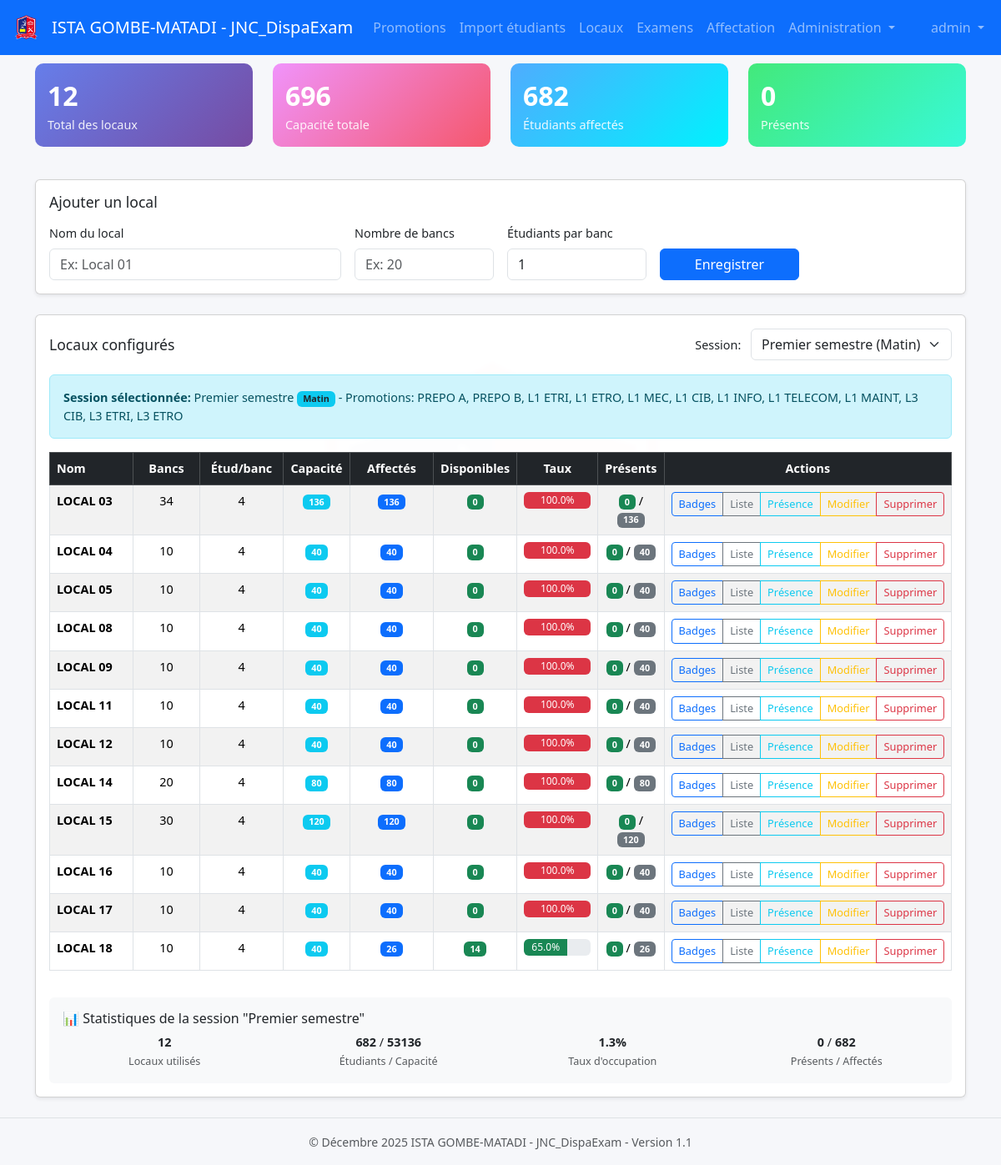
Page /rooms (signed in) on the committed database.
### tables this page shows
CREATE TABLE "exams" (
                    id INTEGER PRIMARY KEY AUTOINCREMENT,
                    label TEXT NOT NULL,
                    session_type TEXT NOT NULL,
                    promotion_id INTEGER NOT NULL,
                    FOREIGN KEY (promotion_id) REFERENCES promotions(id) ON DELETE CASCADE
                );

CREATE TABLE rooms (
            id INTEGER PRIMARY KEY AUTOINCREMENT,
            name TEXT NOT NULL UNIQUE,
            benches INTEGER NOT NULL DEFAULT 0,
            students_per_bench INTEGER NOT NULL DEFAULT 1
        );

### app.py (the view, shortened to what this page needs)
@app.route("/rooms", methods=["GET", "POST"])
@login_required
def rooms():
    conn = get_db()
    cur = conn.cursor()
    cur.execute("SELECT * FROM rooms ORDER BY name")
    rooms_list = cur.fetchall()
    exams_list = _get_exams(conn)
    exam_id = request.args.get("exam_id")
    exam = _get_exam_or_latest(conn, exam_id) if exam_id else _get_exam_or_latest(conn)
    stats = {}
    cur.execute("SELECT COUNT(*) as total FROM rooms")
    stats['total_rooms'] = cur.fetchone()['total']
    cur.execute("SELECT SUM(benches * students_per_bench) as total_capacity FROM rooms")
    total_capacity = cur.fetchone()['total_capacity']
    stats['total_capacity'] = total_capacity if total_capacity else 0
    rooms_with_stats = []
    for room in rooms_list:
        room_stat = dict(room)
        room_stat['capacity'] = room['benches'] * room['students_per_bench']
        if exam:
            cur.execute("""
                SELECT COUNT(*) as assigned_count
                FROM assignments
                WHERE room_id = ? AND exam_id = ?
            """, (room['id'], exam['id']))
            assigned = cur.fetchone()['assigned_count']
            room_stat['assigned_count'] = assigned
            room_stat['available_seats'] = room_stat['capacity'] - assigned
            room_stat['occupancy_rate'] = round((assigned / room_stat['capacity'] * 100) if room_stat['capacity'] > 0 else 0, 1)
            cur.execute("""
                SELECT COUNT(*) as present_count
                FROM presence p
                JOIN assignments a ON p.assignment_id = a.id
                WHERE a.room_id = ? AND a.exam_id = ? AND p.status = 'present'
            """, (room['id'], exam['id']))
            present = cur.fetchone()['present_count']
            room_stat['present_count'] = present
            room_stat['absent_count'] = assigned - present if assigned >= present else 0
        rooms_with_stats.append(room_stat)
    exam_stats = None
    if exam:
        cur.execute("""
            SELECT
                COUNT(DISTINCT a.room_id) as rooms_used,
                COUNT(a.id) as total_assigned,
                SUM(r.benches * r.students_per_bench) as total_capacity_used,
                COUNT(p.id) as total_present
            FROM assignments a
            JOIN rooms r ON a.room_id = r.id
            LEFT JOIN presence p ON p.assignment_id = a.id AND p.status = 'present'
            WHERE a.exam_id = ?
        """, (exam['id'],))
        exam_stats_row = cur.fetchone()
        if exam_stats_row:
            exam_stats = dict(exam_stats_row)
            total_capacity_used = exam_stats.get('total_capacity_used') or 0
            total_assigned = exam_stats.get('total_assigned') or 0
            if total_capacity_used:
                exam_stats['total_available'] = total_capacity_used - total_assigned
                exam_stats['occupancy_rate'] = round((total_assigned / total_capacity_used * 100) if total_capacity_used > 0 else 0, 1)
            else:
                exam_stats['total_available'] = 0
                exam_stats['occupancy_rate'] = 0
    return render_template("rooms.html",
                         rooms=rooms_with_stats,
                         exam=exam,
                         exams=exams_list,
                         stats=stats,
                         exam_stats=exam_stats)

### app.py (called while the page is built, shortened)
def get_db():
    if "db" not in g:
        g.db = get_connection()
    return g.db

def _get_exam_or_latest(conn, exam_id=None):
    cur = conn.cursor()
    exams = _get_exams(conn)
    return exams[0] if exams else None

def login_required(f):
    @wraps(f)
    def decorated_function(*args, **kwargs):
        if 'user_id' not in session:
            flash("Vous devez vous connecter pour accéder à cette page.", "warning")
            return redirect(url_for('login'))
        return f(*args, **kwargs)
    return decorated_function

### database.py (called while the page is built)
def get_connection():
    conn = sqlite3.connect(DB_PATH, check_same_thread=False)
    conn.row_factory = sqlite3.Row
    return conn

### templates/rooms.html (shortened to what this page needs)
{% extends "base.html" %}
{% block content %}
<div class="row mb-4">
  <div class="col-md-3">
    <div class="stat-card">
      <div class="stat-value">{{ stats.total_rooms }}</div>
      <div class="stat-label">Total des locaux</div>
    </div>
  </div>
  <div class="col-md-3">
    <div class="stat-card" style="background: linear-gradient(135deg, #f093fb 0%, #f5576c 100%);">
      <div class="stat-value">{{ stats.total_capacity }}</div>
      <div class="stat-label">Capacité totale</div>
    </div>
  </div>
  {% if exam_stats %}
  <div class="col-md-3">
    <div class="stat-card" style="background: linear-gradient(135deg, #4facfe 0%, #00f2fe 100%);">
      <div class="stat-value">{{ exam_stats.total_assigned or 0 }}</div>
      <div class="stat-label">Étudiants affectés</div>
    </div>
  </div>
  <div class="col-md-3">
    <div class="stat-card" style="background: linear-gradient(135deg, #43e97b 0%, #38f9d7 100%);">
      <div class="stat-value">{{ exam_stats.total_present or 0 }}</div>
      <div class="stat-label">Présents</div>
    </div>
  </div>
  {% endif %}
</div>
<div class="card shadow-sm mb-4">
  <div class="card-body">
    <h5 class="card-title mb-3">Ajouter un local</h5>
    <form method="post">
      <div class="row g-3 align-items-end">
        <div class="col-md-4">
          <label class="form-label">Nom du local</label>
          <input class="form-control" name="name" required placeholder="Ex: Local 01">
        </div>
        <div class="col-md-2">
          <label class="form-label">Nombre de bancs</label>
          <input class="form-control" name="benches" type="number" min="1" required placeholder="Ex: 20">
        </div>
        <div class="col-md-2">
          <label class="form-label">Étudiants par banc</label>
          <input class="form-control" name="per_bench" type="number" min="1" value="1" required placeholder="Ex: 2">
        </div>
        <div class="col-md-2">
          <label class="form-label">&nbsp;</label>
          <button class="btn btn-primary w-100">Enregistrer</button>
        </div>
      </div>
    </form>
  </div>
</div>
<div class="card shadow-sm">
  <div class="card-body">
    <div class="d-flex justify-content-between align-items-center mb-3">
      <h5 class="card-title mb-0">Locaux configurés</h5>
          {% if exams %}
          <div>
            <label class="form-label me-2">Session:</label>
            <select class="form-select d-inline-block" style="width: auto;" id="exam-selector" data-base-url="{{ url_for('rooms') }}">
              {% for e in exams %}
              <option value="{{ e['id'] }}" {% if exam and e['id'] == exam['id'] %}selected{% endif %}>
                {{ e['label'] }} ({{ e['session_type'] or 'Non définie' }})
              </option>
              {% endfor %}
            </select>
          </div>
          {% endif %}
        </div>
        {% if exam %}
        <div class="alert alert-info mb-3">
          <strong>Session sélectionnée:</strong> {{ exam['label'] }}
          {% if exam['session_type'] == 'Matin' %}
            <span class="badge bg-info text-dark">Matin</span>
          {% elif exam['session_type'] == 'Après-midi' %}
            <span class="badge bg-warning text-dark">Après-midi</span>
          {% endif %}
          - Promotions: {{ exam['promotion_name'] or 'Non définie' }}
        </div>
        {% endif %}
        <div class="table-responsive">
          <table class="table table-striped table-hover table-bordered">
            <thead class="table-dark">
              <tr>
                <th style="min-width: 100px;">Nom</th>
                <th style="text-align: center; min-width: 80px;">Bancs</th>
                <th style="text-align: center; min-width: 100px;">Étud/banc</th>
                <th style="text-align: center; min-width: 80px;">Capacité</th>
                {% if exam %}
                <th style="text-align: center; min-width: 100px;">Affectés</th>
                <th style="text-align: center; min-width: 100px;">Disponibles</th>
                <th style="text-align: center; min-width: 80px;">Taux</th>
                <th style="text-align: center; min-width: 60px;">Présents</th>
                {% else %}
                <th style="text-align: center; min-width: 100px;">Utilisations</th>
                <th style="text-align: center; min-width: 100px;">Examens</th>
                {% endif %}
                <th style="text-align: center; min-width: 200px;">Actions</th>
              </tr>
            </thead>
            <tbody>
          {% for room in rooms %}
            <tr>
              <td><strong>{{ room['name'] }}</strong></td>
              <td style="text-align: center;">{{ room['benches'] }}</td>
              <td style="text-align: center;">{{ room['students_per_bench'] }}</td>
              <td style="text-align: center;"><span class="badge bg-info">{{ room['capacity'] }}</span></td>
              {% if exam %}
              <td style="text-align: center;">
                <span class="badge bg-primary">{{ room.get('assigned_count', 0) }}</span>
              </td>
              <td style="text-align: center;">
                <span class="badge bg-success">{{ room.get('available_seats', room['capacity']) }}</span>
              </td>
              <td style="text-align: center;">
                <div class="progress mx-auto" style="height: 20px; width: 80px;">
                  <div class="progress-bar {% if room.get('occupancy_rate', 0) >= 90 %}bg-danger{% elif room.get('occupancy_rate', 0) >= 70 %}bg-warning{% else %}bg-success{% endif %}"
                       role="progressbar"
                       style="width: {{ room.get('occupancy_rate', 0) }}%"
                       aria-valuenow="{{ room.get('occupancy_rate', 0) }}"
                       aria-valuemin="0"
                       aria-valuemax="100">
                    {{ room.get('occupancy_rate', 0) }}%
                  </div>
                </div>
              </td>
              <td style="text-align: center;">
                <span class="badge bg-success">{{ room.get('present_count', 0) }}</span> /
                <span class="badge bg-secondary">{{ room.get('absent_count', 0) }}</span>
              </td>
              {% endif %}
              <td style="text-align: center;">
                <div class="btn-group" role="group">
                  {% if exam %}
                    <a class="btn btn-sm btn-outline-primary" href="{{ url_for('room_badges', room_id=room['id'], exam_id=exam['id']) }}" title="Badges">Badges</a>
                    <a class="btn btn-sm btn-outline-secondary" href="{{ url_for('room_list', room_id=room['id'], exam_id=exam['id']) }}" title="Liste">Liste</a>
                    <a class="btn btn-sm btn-outline-info" href="{{ url_for('room_presence', room_id=room['id'], exam_id=exam['id']) }}" title="Présence">Présence</a>
                  {% else %}
                    <span class="text-muted small">Sélectionner une session</span>
                  {% endif %}
                  <a class="btn btn-sm btn-outline-warning" href="{{ url_for('edit_room', room_id=room['id']) }}" title="Modifier">Modifier</a>
                  <a class="btn btn-sm btn-outline-danger" href="{{ url_for('delete_room', room_id=room['id']) }}"
                     onclick="return confirm('Êtes-vous sûr de vouloir supprimer le local ?')" title="Supprimer">Supprimer</a>
                </div>
              </td>
            </tr>
          {% else %}
            <tr>
              <td colspan="{% if exam %}9{% else %}7{% endif %}" class="text-center text-muted py-4">
                <i>Aucun local configuré pour le moment.</i>
              </td>
            </tr>
          {% endfor %}
          </tbody>
        </table>
        </div>
        {% if exam and exam_stats %}
        <div class="mt-3 p-3 bg-light rounded">
          <h6 class="mb-2">📊 Statistiques de la session "{{ exam['label'] }}"</h6>
          <div class="row text-center">
            <div class="col-md-3">
              <strong>{{ exam_stats.get('rooms_used', 0) or 0 }}</strong><br>
              <small class="text-muted">Locaux utilisés</small>
            </div>
            <div class="col-md-3">
              <strong>{{ exam_stats.get('total_assigned', 0) or 0 }}</strong> / <strong>{{ exam_stats.get('total_capacity_used', 0) or 0 }}</strong><br>
              <small class="text-muted">Étudiants / Capacité</small>
            </div>
            <div class="col-md-3">
              <strong>{{ exam_stats.get('occupancy_rate', 0) or 0 }}%</strong><br>
              <small class="text-muted">Taux d'occupation</small>
            </div>
            <div class="col-md-3">
              <strong>{{ exam_stats.get('total_present', 0) or 0 }}</strong> / <strong>{{ exam_stats.get('total_assigned', 0) or 0 }}</strong><br>
              <small class="text-muted">Présents / Affectés</small>
            </div>
          </div>
        </div>
        {% endif %}
      </div>
    </div>
{% endblock %}

### static/styles.css (style rules this page uses)
body { background: #f6f7fb; }

### templates/rooms.html (style rules this page uses)
.card-body { font-size: 0.9rem; }
.card-title { font-size: 1.1rem; }
.table { font-size: 0.9rem; }
.btn-sm { font-size: 0.8rem; padding: 0.25rem 0.5rem; }
.stat-card { background: linear-gradient(135deg, #667eea 0%, #764ba2 100%); color: white; border-radius: 10px; padding: 15px; margin-bottom: 15px; }
.stat-value { font-size: 2rem; font-weight: bold; }
.stat-label { font-size: 0.9rem; opacity: 0.9; }

### rows in the picture
exams: label "Premier semestre"
rooms: name "LOCAL 03", benches "34", students_per_bench "4", capacity "136", get "136", get "0", get "100.0"
rooms: name "LOCAL 04", benches "10", students_per_bench "4", capacity "40", get "40", get "0", get "100.0"
rooms: name "LOCAL 05", benches "10", students_per_bench "4", capacity "40", get "40", get "0", get "100.0"
rooms: name "LOCAL 08", benches "10", students_per_bench "4", capacity "40", get "40", get "0", get "100.0"
rooms: name "LOCAL 09", benches "10", students_per_bench "4", capacity "40", get "40", get "0", get "100.0"
rooms: name "LOCAL 11", benches "10", students_per_bench "4", capacity "40", get "40", get "0", get "100.0"
rooms: name "LOCAL 12", benches "10", students_per_bench "4", capacity "40", get "40", get "0", get "100.0"
rooms: name "LOCAL 14", benches "20", students_per_bench "4", capacity "80", get "80", get "0", get "100.0"
rooms: name "LOCAL 15", benches "30", students_per_bench "4", capacity "120", get "120", get "0", get "100.0"
rooms: name "LOCAL 16", benches "10", students_per_bench "4", capacity "40", get "40", get "0", get "100.0"
rooms: name "LOCAL 17", benches "10", students_per_bench "4", capacity "40", get "40", get "0", get "100.0"
rooms: name "LOCAL 18", benches "10", students_per_bench "4", capacity "40", get "26", get "14", get "65.0", get "0"

### other values in the picture
{{ session.get('username', 'Utilisateur') }} "admin"
{{ stats.total_rooms }} "12"
{{ stats.total_capacity }} "696"
{{ exam_stats.total_assigned or 0 }} "682"
{{ exam_stats.total_present or 0 }} "0"
{{ exam['promotion_name'] or 'Non définie' }} "PREPO A, PREPO B, L1 ETRI, L1 ETRO, L1 MEC, L1 CIB, L1 INFO, L1 TELECOM, L1 MAINT, L3 CIB, L3 ETRI, L3 ETRO"
{{ exam_stats.get('rooms_used', 0) or 0 }} "12"
{{ exam_stats.get('total_assigned', 0) or 0 }} "682"
{{ exam_stats.get('total_capacity_used', 0) or 0 }} "53136"
{{ exam_stats.get('occupancy_rate', 0) or 0 }} "1.3"
{{ exam_stats.get('total_present', 0) or 0 }} "0"
form field value "Premier semestre (Matin)"
